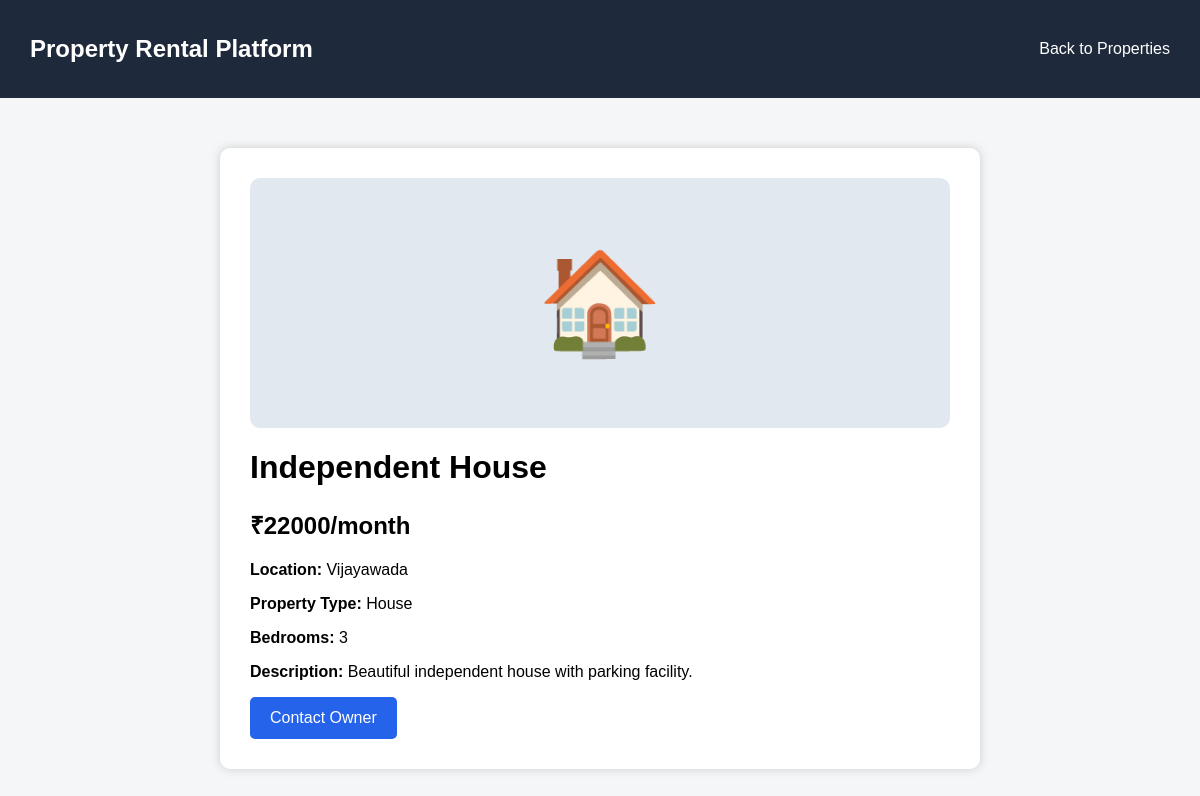
The app's page /property/4 with its own data.
### tables this page shows
CREATE TABLE properties (
            id INTEGER PRIMARY KEY AUTOINCREMENT,
            title TEXT NOT NULL,
            location TEXT NOT NULL,
            property_type TEXT NOT NULL,
            price INTEGER NOT NULL,
            bedrooms INTEGER NOT NULL,
            description TEXT NOT NULL
        );

### app.py (the view)
@app.route("/property/<int:property_id>")
def details(property_id):
    conn = get_db()
    property_data = conn.execute(
        "SELECT * FROM properties WHERE id = ?",
        (property_id,)
    ).fetchone()
    conn.close()
    return render_template(
        "details.html",
        property=property_data
    )

### app.py (called while the page is built)
def get_db():
    conn = sqlite3.connect("property.db")
    conn.row_factory = sqlite3.Row
    return conn

### templates/details.html (shortened to what this page needs)
<!DOCTYPE html>
<html>
<head>
    <link
        rel="stylesheet"
        href="{{ url_for('static', filename='style.css') }}"
    >
</head>
<body>
<div class="navbar">
    <h2>Property Rental Platform</h2>
    <a href="/properties">Back to Properties</a>
</div>
<div class="details">
    <div class="large-image">
        🏠
    </div>
    <h1>
        {{ property["title"] }}
    </h1>
    <h2>
        ₹{{ property["price"] }}/month
    </h2>
    <p>
        <b>Location:</b>
        {{ property["location"] }}
    </p>
    <p>
        <b>Property Type:</b>
        {{ property["property_type"] }}
    </p>
    <p>
        <b>Bedrooms:</b>
        {{ property["bedrooms"] }}
    </p>
    <p>
        <b>Description:</b>
        {{ property["description"] }}
    </p>
    <a
        href="/inquiry/{{ property['id'] }}"
        class="btn"
    >
        Contact Owner
    </a>
</div>
</body>
</html>

### templates/static/style.css (style rules this page uses)
body { font-family: Arial, sans-serif; margin: 0; background: #f4f6f8; }
.navbar { background: #1e293b; color: white; padding: 15px 30px; display: flex; justify-content: space-between; align-items: center; }
.navbar a { color: white; text-decoration: none; margin-left: 20px; }
.large-image { height: 250px; background: #e2e8f0; display: flex; align-items: center; justify-content: center; font-size: 100px; border-radius: 10px; }
.btn, button { display: inline-block; background: #2563eb; color: white; padding: 12px 20px; border: none; border-radius: 5px; text-decoration: none; cursor: pointer; }
.details { background: white; max-width: 700px; margin: 50px auto; padding: 30px; border-radius: 10px; box-shadow: 0 0 10px #ccc; }

### records on screen
properties: title "Independent House", price "22000", location "Vijayawada", property_type "House", bedrooms "3", description "Beautiful independent house with parking facility."
